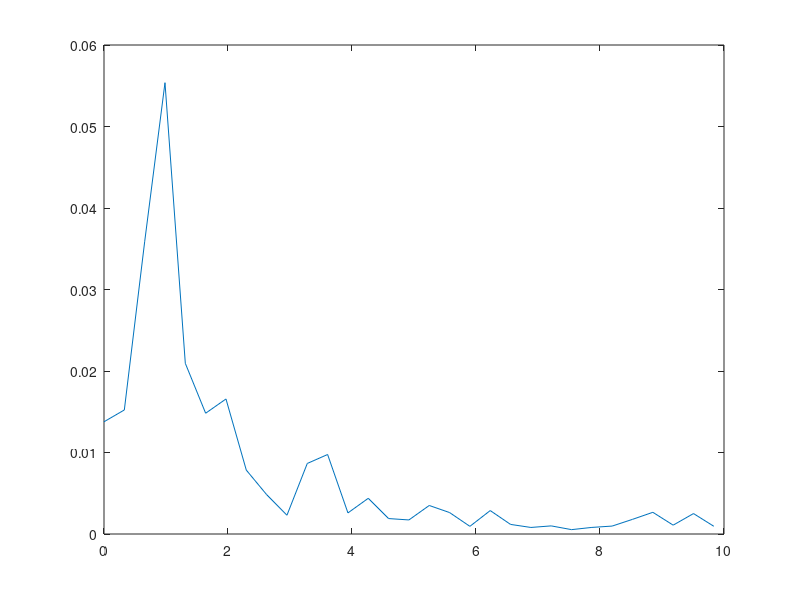

The MATLAB script that drew this image:
Fs = 20;

X =  [-0.01 -0.02 -0.03 -0.02 -0.01 -0.02 -0.04 -0.04 -0.03 -0.02 -0.03 -0.03 -0.03 -0.03 -0.02 -0.03 -0.02 -0.01 -0.01 -0.02 -0.02 -0.03 -0.04 -0.07 -0.09 -0.10 -0.08 -0.08 -0.05 -0.03  0.02  0.04  0.07  0.08  0.09  0.09  0.10  0.09  0.04  0.02  0.02  0.02  0.00 -0.03 -0.06 -0.11 -0.13 -0.13 -0.10 -0.07 -0.06 -0.02  0.03  0.08  0.06  0.06  0.01 -0.02 -0.01  0.02  0.02 ] ;
%X = [ 7656 7130 6749 6919 7842 8592 9068 9605 9672 9876 9842 9223 7896 6492 6216 6829 8078 9328 9837 9306 9222 8488 8141 7487 7275 7318 7954 8617 8648 8470 8098 7964 8027 8190 8475 8744 8966 8926 8121 7841 7650 8429 9442 9169 8825 7776 7458 7826 8283 8588 8536 9018 8793 8073 7777 7215 7662 8321 9189 9109 9222 8858 8176 7492 7039 7327 8740 9369 9293 8410 7822 7361 7557 8321 8482 9021 8499 8632 8533 8571 8461 8514 8587 8598 8558 7566 7441 7430 8124 9062 9449 9320 8801 8266 7508 6921 6841 7344 8333 9075 ] ;
Y = fft(X);

L = length(X);
P2 = abs(Y/L);
P1 = P2(1:L/2+1);
P1(2:end-1) = 2*P1(2:end-1);

f = Fs*(0:(L/2))/L;
plot(f,P1);

clear;
